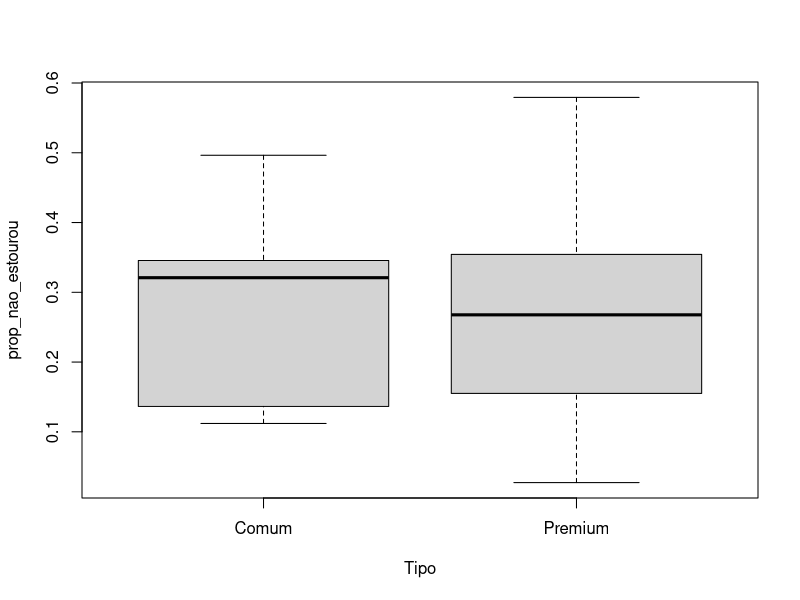
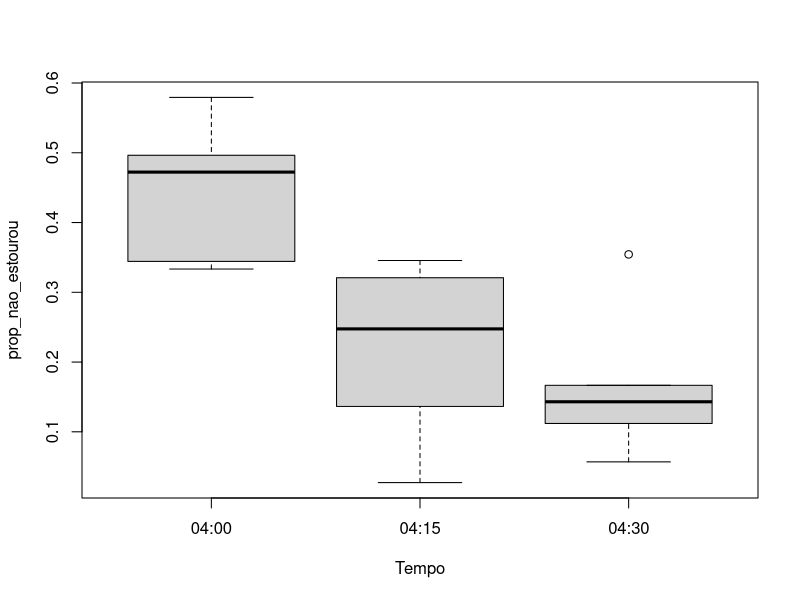
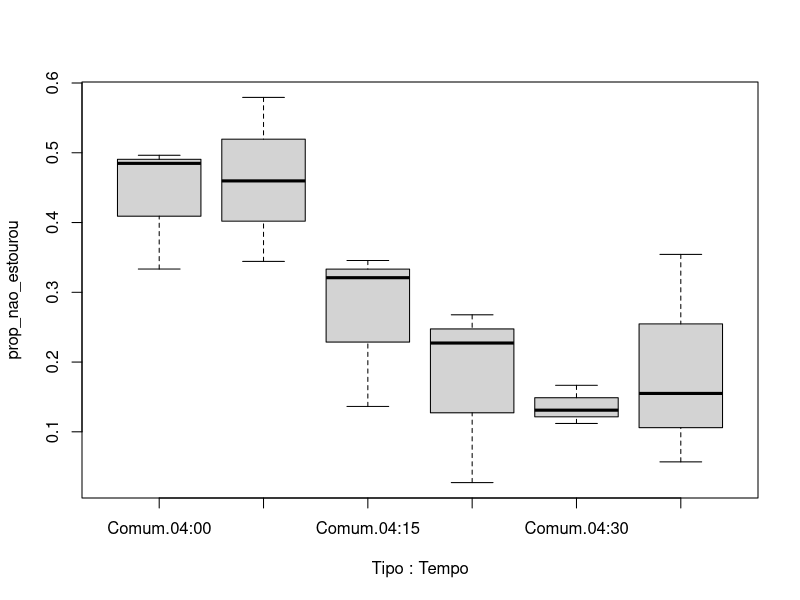
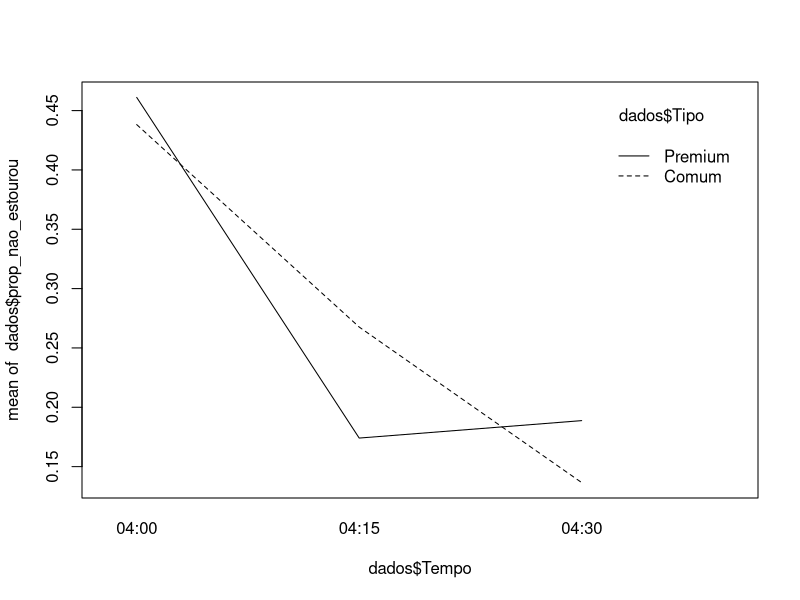
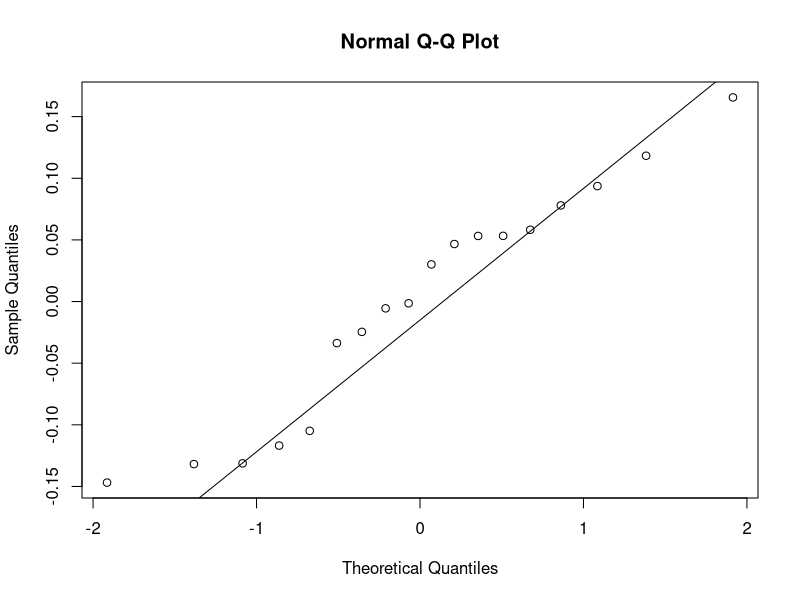

These figures' R source, in order:
## ---- chunk 1
library(dplyr)
library(car)
library(MASS)
library(lme4)

set.seed(21062026)
## ---- chunk 2
#===============================
# Banco de dados - Experimento Pipoca
#===============================

dados <- data.frame(
  Ordem = 1:18,
  Tempo = c(
    "04:00","04:00","04:00",
    "04:00","04:00","04:00",
    "04:15","04:15","04:15",
    "04:15","04:15","04:15",
    "04:30","04:30","04:30",
    "04:30","04:30","04:30"),
  Tipo = c(
    "Comum","Comum","Comum",
    "Premium","Premium","Premium",
    "Comum","Comum","Comum",
    "Premium","Premium","Premium",
    "Comum","Comum","Comum",
    "Premium","Premium","Premium"),
  Pacote = c(
    5,3,2,
    2,5,4,
    2,1,3,
    1,2,3,
    4,3,5,
    5,4,1),
  qtd_antes = c(
    132,139,132,
    126,122,124,
    136,132,134,
    132,127,147,
    144,145,134,
    123,127,129),
  qtd_nao_estourou = c(
    64,69,44,
    73,42,57,
    47,18,43,
    30,34,4,
    24,19,15,
    7,45,20)
)

# Transformando variáveis em fatores
dados$Tempo <- factor(dados$Tempo)
dados$Tipo <- factor(dados$Tipo)
dados$Pacote <- factor(dados$Pacote)

# Criando a variável resposta (proporção)
dados$prop_nao_estourou <- dados$qtd_nao_estourou / dados$qtd_antes

# Visualização do banco
dados
## ---- chunk 3
str(dados)

summary(dados)
## ---- chunk 4
estatisticas <- dados %>%
    group_by(Tipo,Tempo) %>%
    summarise( n=n(),
        media=mean(prop_nao_estourou),
        desvio=sd(prop_nao_estourou),
        cv=100*sd(prop_nao_estourou)/mean(prop_nao_estourou),
        min=min(prop_nao_estourou),
        max=max(prop_nao_estourou)
)

estatisticas
## ---- chunk 5
aggregate(prop_nao_estourou ~ Tipo + Tempo,
          data = dados,
          mean)
## ---- chunk 6
boxplot(prop_nao_estourou~Tipo,data=dados)
## ---- chunk 7
boxplot(prop_nao_estourou~Tempo,data=dados)
## ---- chunk 8
boxplot(prop_nao_estourou~Tipo:Tempo,data=dados)
## ---- chunk 9
interaction.plot(
    dados$Tempo,
    dados$Tipo,
    dados$prop_nao_estourou)
## ---- chunk 10
modelo <- aov(prop_nao_estourou ~ Tipo*Tempo, data = dados)
summary(modelo)
## ---- chunk 11
# Resíduos 
residuos <- residuals(modelo)
residuos
## ---- chunk 12
shapiro.test(residuos) #Teste de Shapiro-Wilk
## ---- chunk 13
qqnorm(residuos)
qqline(residuos)
## ---- chunk 14
modelo2 <- lmer(prop_nao_estourou~(1|Tipo)+(1|Tempo)+(1|Tipo:Tempo), data=dados, REML=TRUE)
summary(modelo2)
## ---- chunk 15
VarCorr(modelo2)

as.data.frame(VarCorr(modelo2))
## ---- chunk 16
anova(modelo2)
## ---- chunk 17
modelo_sem_interacao <- lmer(prop_nao_estourou~(1|Tipo)+(1|Tempo), data=dados, REML=FALSE)

modelo_completo <- update(modelo2, REML=FALSE)

anova(modelo_sem_interacao, modelo_completo)
